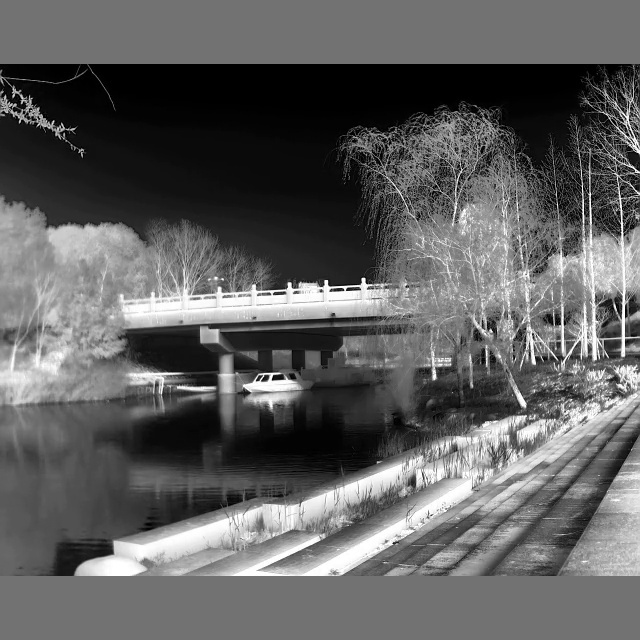
#> input picture tools/align/transformed_image2.jpg, 640 x 640 px
$ python use-align.py
#> lines starting #> are read from the running program, lines starting #| are printed output that depends on the picture
import cv2
import numpy as np
import matplotlib.pyplot as plt

# 读取图片 a 和 b
img_a = cv2.imread('transformed_image2.jpg')
#> img_a is the input picture: shape (640, 640, 3); min 0, max 255, mean 95.2
img_a = cv2.resize(img_a, (80, 80))
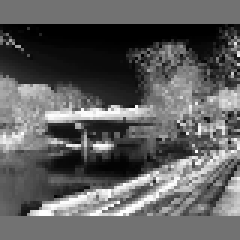
#> img_a: shape (80, 80, 3) (shown 3 times larger); min 0, max 255, mean 95
img_b = cv2.imread('transformed_image1.jpg')
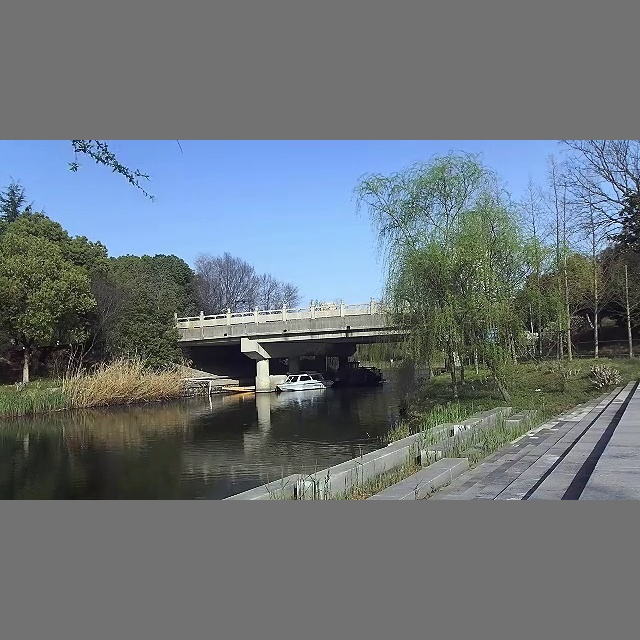
#> input picture tools/align/transformed_image1.jpg, 640 x 640 px
#> img_b is the input picture: shape (640, 640, 3); mean B, G, R 120.6, 115.4, 107.2
img_b = cv2.resize(img_b, (80, 80))
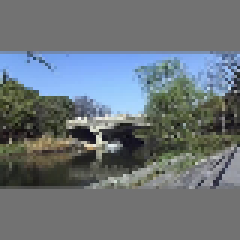
#> img_b: shape (80, 80, 3) (shown 3 times larger); mean B, G, R 120.9, 115.7, 107.5

# 将BGR图像转换为RGB（供matplotlib显示）
img_a_rgb = cv2.cvtColor(img_a, cv2.COLOR_BGR2RGB)
img_b_rgb = cv2.cvtColor(img_b, cv2.COLOR_BGR2RGB)

# 定义仿射变换矩阵
affine_matrix = np.float32([
    [8.07382900e-01, 1.83380107e-02, 7.37903474e+01 / 8],
    [-1.83380107e-02, 8.07382900e-01, 7.88069744e+01 / 8]
])

# 对图片 a 进行仿射变换
height, width = img_a.shape[:2]
#> height = 80; width = 80
transformed_img_a = cv2.warpAffine(img_a, affine_matrix, (width, height))
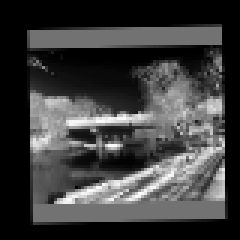
#> transformed_img_a: shape (80, 80, 3) (shown 3 times larger); min 0, max 254, mean 61.8

# 转换为RGB格式
transformed_img_a_rgb = cv2.cvtColor(transformed_img_a, cv2.COLOR_BGR2RGB)

# 使用matplotlib显示图像
plt.figure(figsize=(12, 4))

# 显示原始图像A
plt.subplot(1, 3, 1)
plt.imshow(img_a_rgb)
plt.title('Original Image A')
plt.axis('off')

# 显示变换后的图像A
plt.subplot(1, 3, 2)
plt.imshow(transformed_img_a_rgb)
plt.title('Transformed Image A')
plt.axis('off')

# 显示目标图像B
plt.subplot(1, 3, 3)
plt.imshow(img_b_rgb)
plt.title('Image B')
plt.axis('off')

# 保存整个对比图到本地
plt.savefig('comparison_result.png', bbox_inches='tight', dpi=300)

# 单独保存变换后的图像A到本地
cv2.imwrite('transformed_image_a.jpg', transformed_img_a)

# 显示图像窗口
plt.show()
